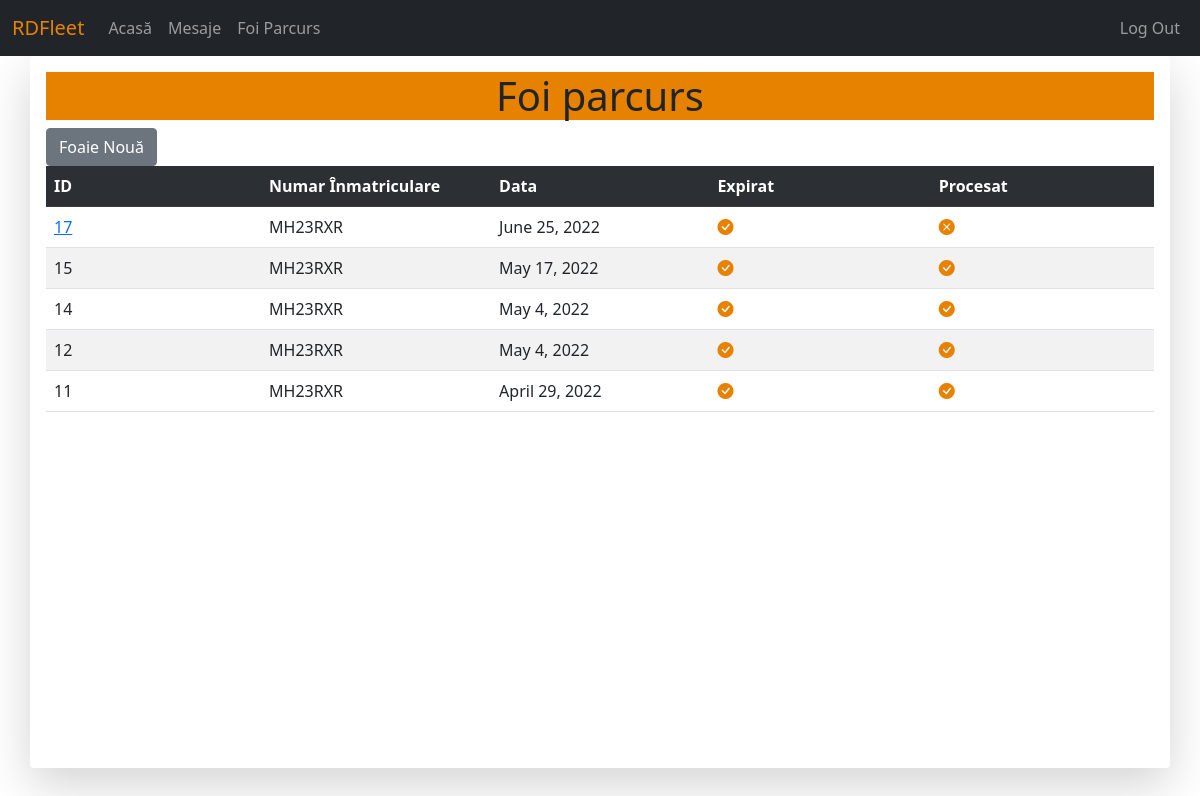
Screenshot of /parcurs/ (signed in) with the database file from the repository.
### pages/models.py (models this page shows)
class FoaieParcurs(models.Model):
	vehicle = models.ForeignKey(Vehicle, on_delete=models.SET_NULL, null=True, verbose_name="Nr. Înmatriculare", blank = True)
	creation_date = models.DateField(verbose_name="Data")
	data_expirare = models.DateField(verbose_name="Data Expirare")
	expired = models.BooleanField(default=False)
	procesat = models.BooleanField(default=False)

### vehicles/models.py (models this page shows, shortened)
class Vehicle(models.Model):
	vehicle_plate = models.CharField(max_length = 10, unique = True, verbose_name = "Număr înmatriculare")
	vehicle_odometer = models.PositiveIntegerField(verbose_name = "Kilometraj")
	vehicle_itp = models.DateField(verbose_name = "ITP expiră la")
	vehicle_rca = models.DateField(verbose_name = "RCA expiră la")
	vehicle_last_service = models.PositiveIntegerField(verbose_name = "Ultimul service efectuat KM")
	vehicle_driver = models.ForeignKey(settings.AUTH_USER_MODEL, on_delete=models.SET_NULL, null = True, verbose_name = "Șoferul", blank = True)
	vehicle_category = models.ForeignKey(Category, on_delete=models.SET_NULL, null = True, verbose_name = "Categoria", blank = True)

### pages/views.py (the view, shortened to what this page needs)
# urls.py: path('parcurs/', views.FoaieView.as_view(), name='foaie-parcurs'), #lista foi parcurs pt un anumit vehicul
class FoaieView(View): #lista foi vehicul
	template_name = 'pages/lista_foi_parcurs.html'
	def get(self, request):
		if not request.user.is_authenticated:
			return redirect('home')
		if request.user.is_superuser:
			return redirect('home')
		context = {}
		veh = Vehicle.objects.filter(vehicle_driver=request.user)
		if veh:
			lista_foi = FoaieParcurs.objects.filter(vehicle=veh[0])
			exists = True
			for f in lista_foi:
				if f.data_expirare < datetime.date.today():
					f.expired = True
					f.save()
		else:
			lista_foi = None
			exists = None
		context['foi'] = lista_foi
		context['exists'] = exists
		return render(request, self.template_name, context)

### pages/templates/pages/lista_foi_parcurs.html (shortened to what this page needs)
{% extends 'base.html' %}
{% block content %}
	<h1 style="background-color: #e78200; text-align: center;">Foi parcurs</h1>
	{% if exists %}
	<form method = "POST"> {% csrf_token %}
		<input class='btn btn-secondary' type="submit" value="Foaie Nouă">
	</form>
	{% endif %}
	{% if foi %}
	<table class="table table-striped table-hover">
		<tr scope="row" class="table-dark">
			<th style="width: 250px;">ID</th>
			<th style="width: 250px;">Numar Înmatriculare</th>
			<th style="width: 250px;">Data</th>
			<th style="width: 250px;">Expirat</th>
			<th style="width: 250px;">Procesat</th>
		</tr>
		<tr scope="row">{% for foaie in foi reversed %}
			<td>{% if not foaie.procesat %}<a href="{% url 'foaie-detaliu' foaie.id %}">{{ foaie.id }}</a>{% else %}{{ foaie.id }}{% endif %}</td>
			<td>{{ foaie.vehicle.vehicle_plate }}</td>
			<td>{{ foaie.creation_date }}</td>
			<td>{% if foaie.expired %}
				<i class="bi bi-check-circle-fill" style="color:#e78200"></i>
				{% else %}
				<i class="bi bi-x-circle-fill" style="color:#e78200"></i>
			{% endif %}
			</td>
			<td>{% if foaie.procesat%}
				<i class="bi bi-check-circle-fill" style="color:#e78200"></i>
				{% else %}
				<i class="bi bi-x-circle-fill" style="color:#e78200"></i>
			{% endif %}
			</td>
		</tr>
		{% endfor %}
	</table>
	{% endif %}
{% endblock %}

### static/style.css (style rules this page uses)
body { margin:0; height: 100%; }

### rows the page displays
FoaieParcurs: id "17", vehicle.vehicle_plate "MH23RXR", creation_date "June 25, 2022", procesat False (drawn)
FoaieParcurs: id "15", vehicle.vehicle_plate "MH23RXR", creation_date "May 17, 2022", procesat True (drawn)
FoaieParcurs: id "14", vehicle.vehicle_plate "MH23RXR", creation_date "May 4, 2022", procesat True (drawn)
FoaieParcurs: id "12", vehicle.vehicle_plate "MH23RXR", creation_date "May 4, 2022", procesat True (drawn)
FoaieParcurs: id "11", vehicle.vehicle_plate "MH23RXR", creation_date "April 29, 2022", procesat True (drawn)
